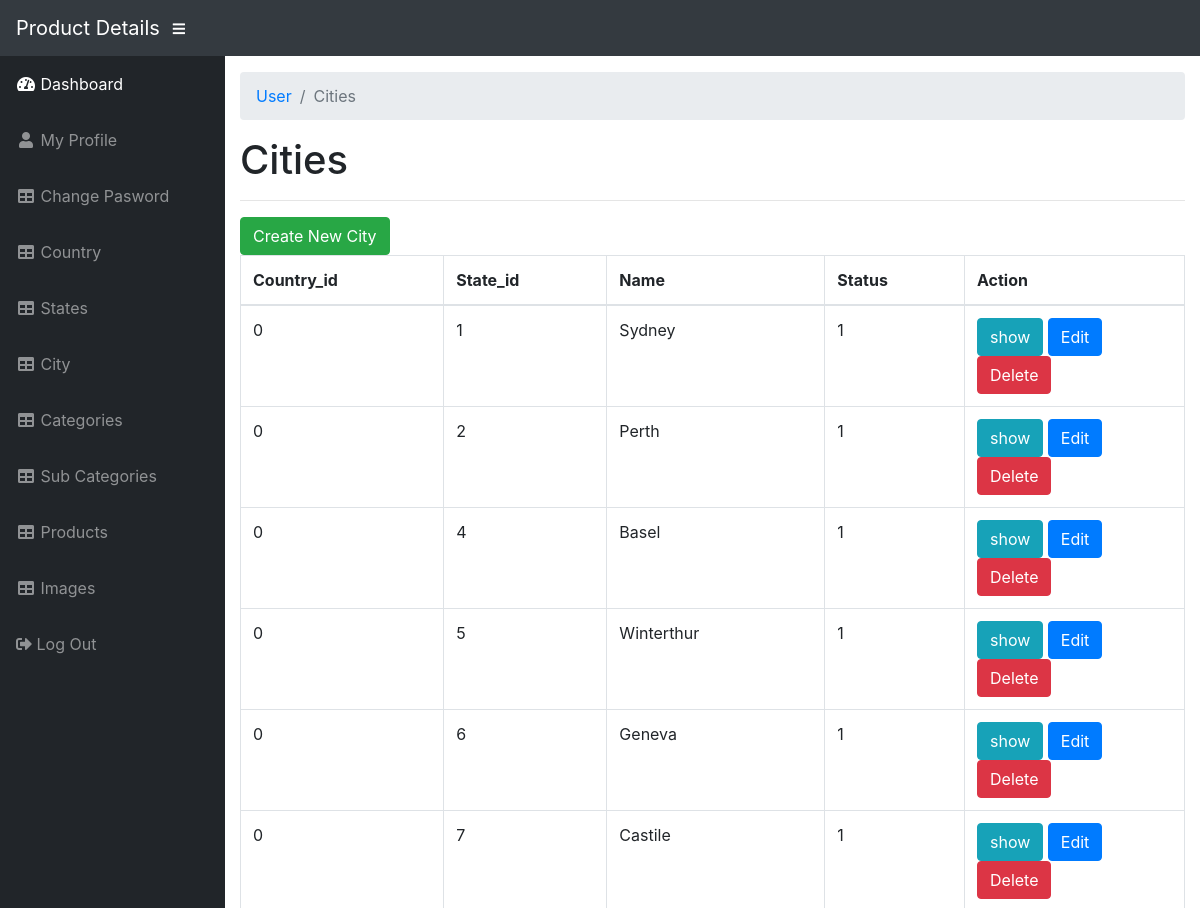
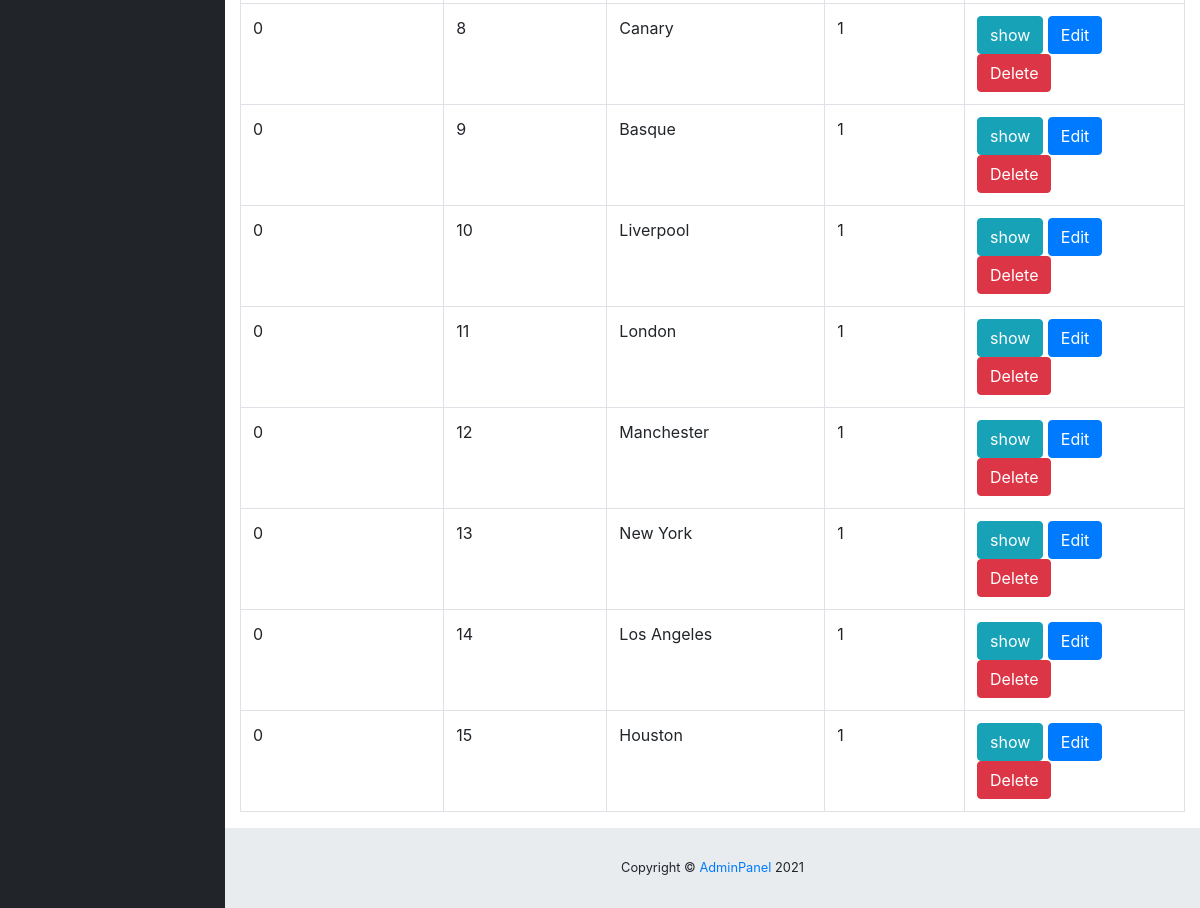
/index.php/user/city, run on the app's committed database (2 pictures, top to bottom).
### tables this page shows
CREATE TABLE `cities` (
  `id` int(11) NOT NULL,
  `country_id` int(11) NOT NULL,
  `state_id` int(11) NOT NULL,
  `name` varchar(50) NOT NULL,
  `status` enum('1','0') NOT NULL DEFAULT '1' COMMENT '0:Blocked, 1:Active',
  `created` datetime NOT NULL,
  `updated` datetime NOT NULL
);

### application/controllers/user/City.php (called while the page is built, shortened)
<?php
class City extends CI_Controller {
   public $City;
   public function __construct() {
      $this->load->library('form_validation');
      $this->load->library('session');
      $this->load->model('Citymodel');
      $this->City = new Citymodel;
   }
   public function index()
   {
       $data['data'] = $this->City->get_city();
        $this->load->view('user/cilist',$data);
   }
}

### index.php (called while the page is built, shortened)
<?php
require_once BASEPATH.'core/CodeIgniter.php';

### application/models/Citymodel.php (called while the page is built, shortened)
<?php
class Citymodel extends CI_Model{
    public function get_city(){
        $query = $this->db->get("cities");
        return $query->result();
    }
}
?>

### application/views/user/cilist.php (the view, shortened to what this page needs)
<!DOCTYPE html>
<html lang="en">
<head>
<?php echo link_tag('assests/vendor/bootstrap/css/bootstrap.min.css'); ?>
<?php echo link_tag('assests/vendor/fontawesome-free/css/all.min.css'); ?>
<?php echo link_tag('assests/vendor/datatables/dataTables.bootstrap4.css'); ?>
<?php echo link_tag('assests/css/sb-admin.css'); ?>
  </head>
  <body id="page-top">
   <?php include APPPATH.'views/user/includes/header.php';?>
    <div id="wrapper">
  <?php include APPPATH.'views/user/includes/sidebar.php';?>
      <div id="content-wrapper">
        <div class="container-fluid">
          <ol class="breadcrumb">
            <li class="breadcrumb-item">
              <a href="<?php echo site_url('user/Dashboard'); ?>">User</a>
            </li>
            <li class="breadcrumb-item active">Cities</li>
          </ol>
          <h1>Cities</h1>
          <hr>
<div class="row">
    <div class="col-lg-12 margin-tb">
        <div class="pull-right">
            <a class="btn btn-success" href="<?php echo base_url('user/City/create') ?>"> Create New City</a>
        </div>
    </div>
</div>
<table class="table table-bordered">
  <thead>
      <tr>
          <th>Country_id</th>
          <th>State_id</th>
          <th>Name</th>
          <th>Status</th>
          <th width="220px">Action</th>
      </tr>
  </thead>
  <tbody>
   <?php foreach ($data as $item) { ?>
      <tr>
          <td><?php echo $item->country_id; ?></td>
          <td><?php echo $item->state_id; ?></td>
          <td><?php echo $item->name; ?></td>
          <td><?php echo $item->status; ?></td>
      <td>
        <form method="DELETE" action="<?php echo base_url('user/City/delete/'.$item->id);?>">
          <a class="btn btn-info" href="<?php echo base_url('user/City/show/'.$item->id) ?>"> show</a>
         <a class="btn btn-primary" href="<?php echo base_url('user/City/edit/'.$item->id) ?>"> Edit</a>
          <button type="submit" class="btn btn-danger"> Delete</button>
        </form>
      </td>
      </tr>
      <?php } ?>
  </tbody>
</table>
</div>
     <?php include APPPATH.'views/user/includes/footer.php';?>
      </div>
    </div>
  </body>
</html>

### assests/css/sb-admin.css (style rules this page uses)
html { position: relative; min-height: 100%; }
body { height: 100%; }
#wrapper { display: -webkit-box; display: -ms-flexbox; display: flex; }
#wrapper #content-wrapper { overflow-x: hidden; width: 100%; padding-top: 1rem; padding-bottom: 80px; }
:root { --input-padding-x: 0.75rem; --input-padding-y: 0.75rem; }

### data on the page
cities: country "0", state "1", name "Sydney", status "1"
cities: country "0", state "2", name "Perth", status "1"
cities: country "0", state "4", name "Basel", status "1"
cities: country "0", state "5", name "Winterthur", status "1"
cities: country "0", state "6", name "Geneva", status "1"
cities: country "0", state "7", name "Castile", status "1"
cities: country "0", state "8", name "Canary", status "1"
cities: country "0", state "9", name "Basque", status "1"
cities: country "0", state "10", name "Liverpool", status "1"
cities: country "0", state "11", name "London", status "1"
cities: country "0", state "12", name "Manchester", status "1"
cities: country "0", state "13", name "New York", status "1"
cities: country "0", state "14", name "Los Angeles", status "1"
cities: country "0", state "15", name "Houston", status "1"
